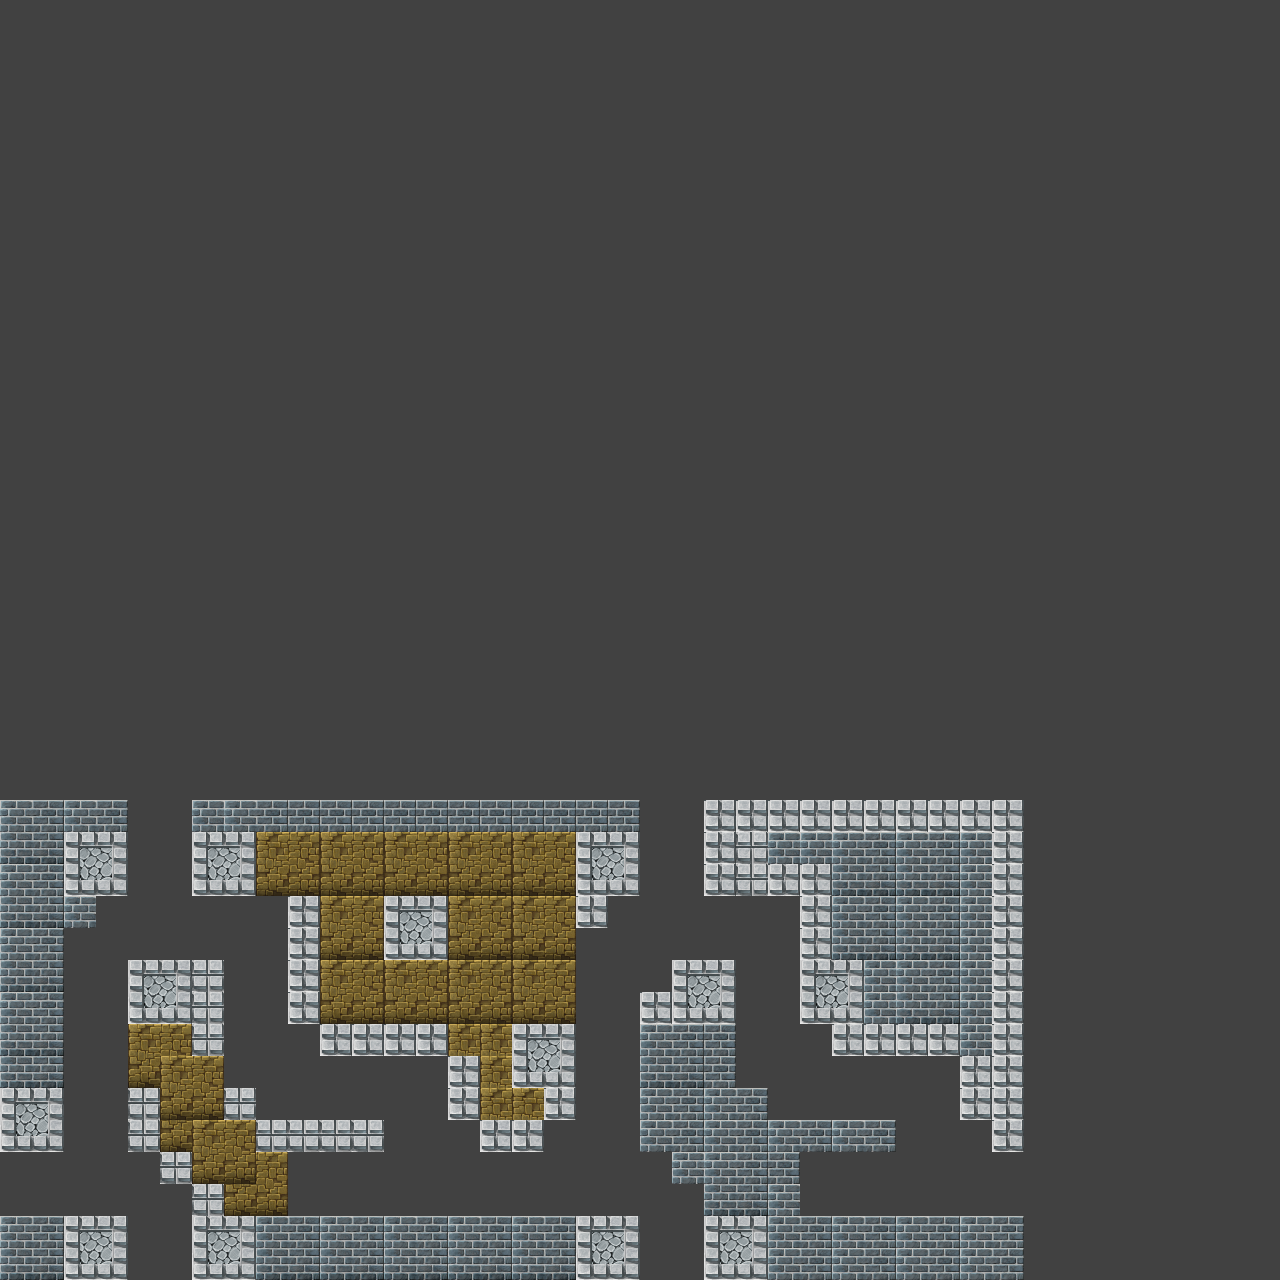

This is a level from a 2D game, rendered from its Tiled map with the project's own tilesets. A one-line summary and the map file follow, with tile-layer data summarised:
An orthogonal 40x40 tile map with 32x32 px tiles, 3 tile layers (obtacles, items, pattern), 2 tilesets.

<map version="1.0" orientation="orthogonal" width="40" height="40" tilewidth="32" tileheight="32" backgroundcolor="#414141">
 <properties>
  <property name="bonusCount" value="10" />
  <property name="coinsCount" value="10" />
  <property name="points1" value="200" />
  <property name="points2" value="300" />
  <property name="points3" value="400" />
  <property name="startTime" value="20" />
  <property name="timeBonus" value="10" />
 </properties>
 <tileset firstgid="1" name="items" tilewidth="32" tileheight="32">
  <image source="items.png" width="256" height="256" />
  <tile id="10">
   <properties>
    <property name="brick" value="" />
   </properties>
  </tile>
  <tile id="56">
   <properties>
    <property name="timeBonus" value="" />
   </properties>
  </tile>
  <tile id="57">
   <properties>
    <property name="lock" value="" />
   </properties>
  </tile>
  <tile id="58">
   <properties>
    <property name="key" value="" />
   </properties>
  </tile>
  <tile id="59">
   <properties>
    <property name="diamond" value="" />
   </properties>
  </tile>
  <tile id="60">
   <properties>
    <property name="star" value="" />
   </properties>
  </tile>
  <tile id="61">
   <properties>
    <property name="exit" value="" />
   </properties>
  </tile>
  <tile id="62">
   <properties>
    <property name="enter" value="" />
   </properties>
  </tile>
 </tileset>
 <tileset firstgid="65" name="terrain" tilewidth="32" tileheight="32">
  <image source="terrain.png" width="512" height="480" />
 </tileset>
 <layer name="obtacles" width="40" height="40">
  <data>[1600 cells, 0 non-empty, 0 distinct tile ids]</data>
 </layer>
 <layer name="items" width="40" height="40">
  <data>[1600 cells, 0 non-empty, 0 distinct tile ids]</data>
 </layer>
 <layer name="pattern" width="40" height="40">
  <properties>
   <property name="pattern" value="15" />
  </properties>
  <data>[1600 cells, 312 non-empty, 14 distinct tile ids]</data>
 </layer>
</map>
